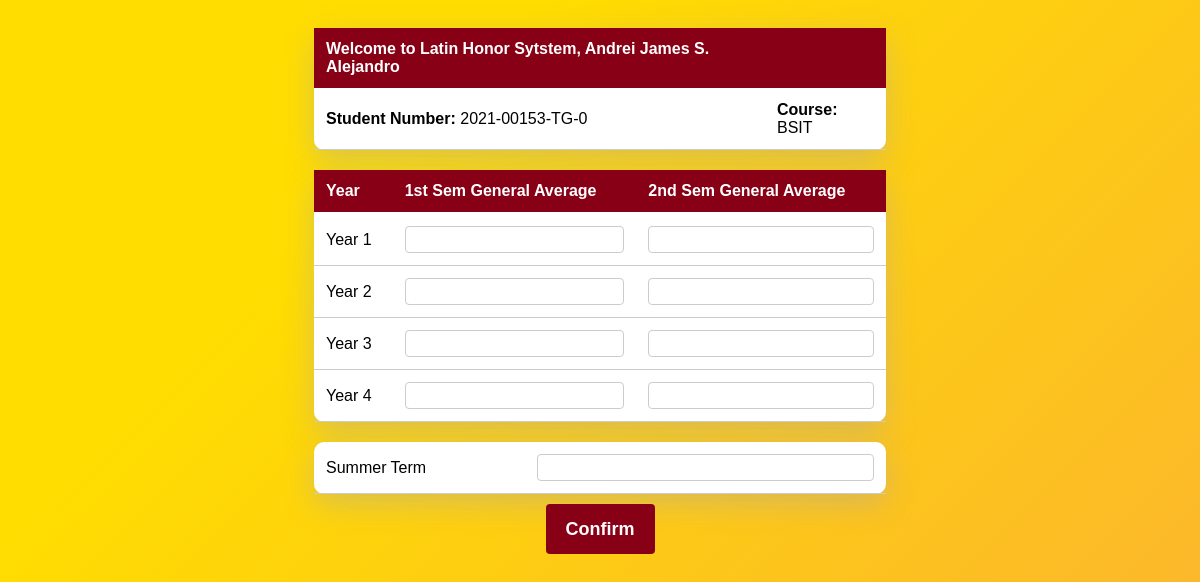
Page /FormBSIT.php (signed in) on the committed database.
### tables this page shows
CREATE TABLE `students` (
  `id` int(11) NOT NULL,
  `surname` varchar(50) NOT NULL,
  `firstname` varchar(60) NOT NULL,
  `middleinitial` varchar(50) NOT NULL,
  `studentnumber` varchar(15) NOT NULL,
  `course` varchar(10) NOT NULL,
  `birthmonth` text NOT NULL,
  `birthdate` int(3) NOT NULL,
  `birthyear` int(5) NOT NULL,
  `password` varchar(100) NOT NULL
);

### FormBSIT.php (the view, shortened to what this page needs)
<!DOCTYPE html>
<html>
<head>
  <link rel="stylesheet" type="text/css" href="css/formbsit.css">
</head>
<?php
class Database
{
  private $host;
  private $username;
  private $password;
  private $database;
  public $conn;
  public function __construct($host, $username, $password, $database)
  {
    $this->host = $host;
    $this->username = $username;
    $this->password = $password;
    $this->database = $database;
  }
  public function connect()
  {
    $this->conn = new mysqli($this->host, $this->username, $this->password, $this->database);
  }
  public function selectData($table, $condition)
  {
    $sql = "SELECT * FROM $table WHERE $condition";
    $result = $this->conn->query($sql);
    if ($result->num_rows > 0) {
      return $result->fetch_assoc();
    } else {
      return false;
    }
  }
}
if (isset($_SESSION['surname']) && isset($_SESSION['studentnumber'])) {
  $studentNumber = $_SESSION['studentnumber'];
  $database = new Database('localhost', 'root', '', 'sample_sis');
  $database->connect();
  $condition = "studentnumber = '$studentNumber'";
  $result = $database->selectData('students', $condition);
  if ($result) {
    $surname = $result['surname'];
    $firstname = $result['firstname'];
    $middleinitial = $result['middleinitial'];
    $course = $result['course'];
    echo "<table>";
    echo "<tr>";
    echo "<th>Welcome to Latin Honor Sytstem, $firstname $middleinitial. $surname </th><th></th>";
    echo "<tr>";
    echo "<td><strong>Student Number:</strong> $studentNumber</td>";
    echo "<td><strong>Course:</strong> $course</td>";
    echo "</tr>";
    echo "</table>";
  } else {
    echo "<p>You are not logged in.</p>";
  }
}
?>
<body>
  <form method="POST" action="<?php echo $_SERVER['PHP_SELF']; ?>">
    <table>
      <tr>
        <th>Year</th>
        <th>1st Sem General Average</th>
        <th>2nd Sem General Average</th>
      </tr>
      <tr>
        <td>Year 1</td>
        <td><input type='number' step='0.01' name='first_sem_avg_1' id='first_sem_avg_1' required></td>
        <td><input type='number' step='0.01' name='second_sem_avg_1' id='second_sem_avg_1' required></td>
      </tr>
      <tr>
        <td>Year 2</td>
        <td><input type='number' step='0.01' name='first_sem_avg_2' id='first_sem_avg_2' required></td>
        <td><input type='number' step='0.01' name='second_sem_avg_2' id='second_sem_avg_2' required></td>
      </tr>
      <tr>
        <td>Year 3</td>
        <td><input type='number' step='0.01' name='first_sem_avg_3' id='first_sem_avg_3' required></td>
        <td><input type='number' step='0.01' name='second_sem_avg_3' id='second_sem_avg_3' required></td>
      </tr>
      <tr>
        <td>Year 4</td>
        <td><input type='number' step='0.01' name='first_sem_avg_4' id='first_sem_avg_4' required></td>
        <td><input type='number' step='0.01' name='second_sem_avg_4' id='second_sem_avg_4' required></td>
      </tr>
    </table>
    <table class="summer-term">
      <tr>
        <td>Summer Term</td>
        <td><input type='number' step='0.01' name='summer_avg' id='summer_avg' required></td>
      </tr>
    </table>
    <button type="button" id="confirmBtn" onclick="showComputeButton(); return confirm('Are you sure you want to proceed?')">Confirm</button>
  </form>
</body>
</html>

### css/formbsit.css (style rules this page uses)
body { font-family: "Karla", sans-serif; background-image: linear-gradient(315deg, #fbb034 0%, #ffdd00 74%); min-height: 100vh; padding: 20px; }
table { width: 50%; margin: 0 auto; margin-bottom: 20px; border-collapse: collapse; background-color: #fff; border-radius: 10px; box-shadow: 0 10px 30px 0 rgba(172, 168, 168, 0.43); }
th, td { padding: 12px; text-align: left; border-bottom: 1px solid #ccc; }
th { background-color: #880015; color: #fff; border-bottom: 2px solid #fff; }
input[type="number"] { width: 100%; padding: 5px; border: 1px solid #ccc; border-radius: 4px; box-sizing: border-box; }
button, input[type="submit"] { display: block; margin: 0 auto; text-align: center; }
button { display: block; padding: 15px 20px; background-color: #880015; border-radius: 4px; font-size: 18px; font-weight: bold; line-height: 20px; color: #fff; cursor: pointer; margin-top: -10px; margin-bottom: 20px; border: none; }
.summer-term { margin-top: 2px; }

### rows in the picture
students: firstname "Andrei James", middleinitial "S", surname "Alejandro", course "BSIT"

### other values in the picture
$studentNumber "2021-00153-TG-0"
